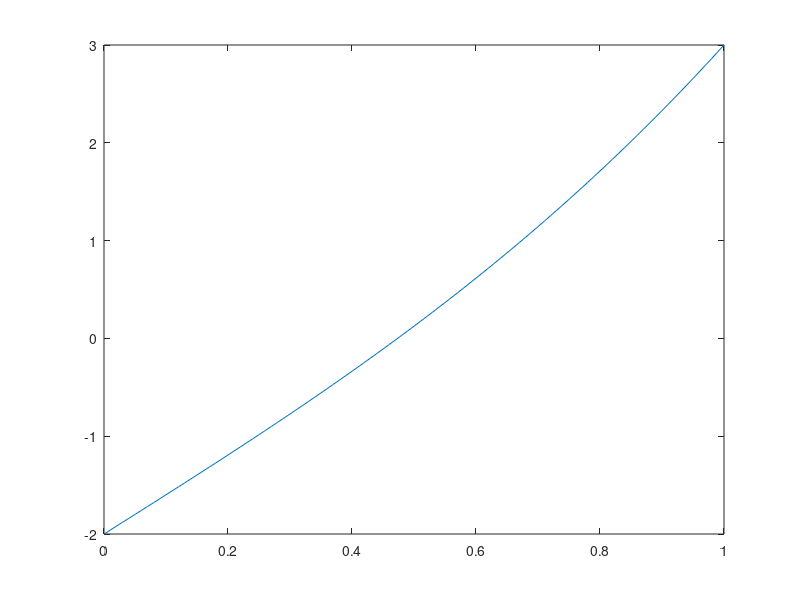

Write the MATLAB code that produced this figure. (Note: this script raises an error after producing the figure.)
%-----------Newton_Method-----------

f = @(x)x.^3 + 4*x-2; % моя функция

x=0:0.01:1;

plot(x, f(x)); % вывод графика

df = @(x) 3*x.^2 + 4; % производная от f
x0 = 1; % начальное приближение

eps = 0.001; % точность

while abs(x1-x0) > eps
    x0 = x1
    fk = f(x0); % fk это функция f(x0)
    dfk = df(x0); % dfk это функция df(x0)
    x1 = x0 - fk/dfk; %следующее приближение корня  
end
